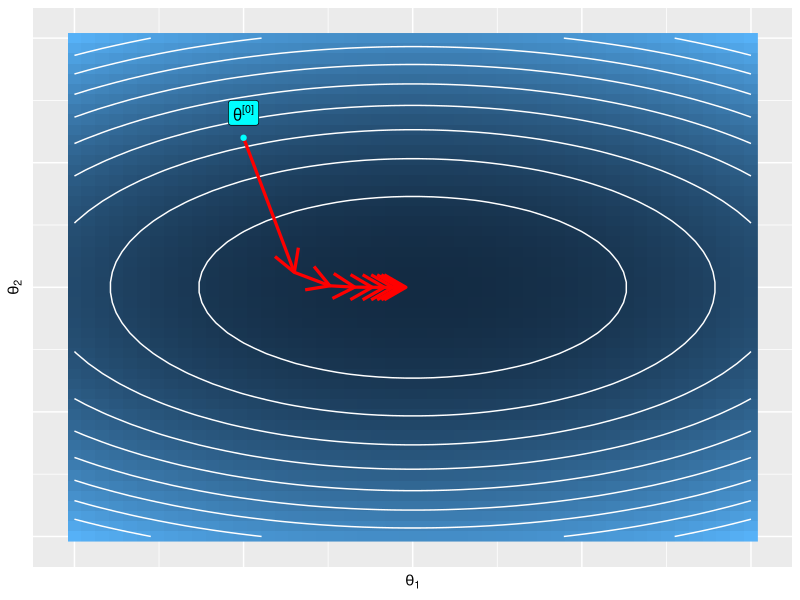
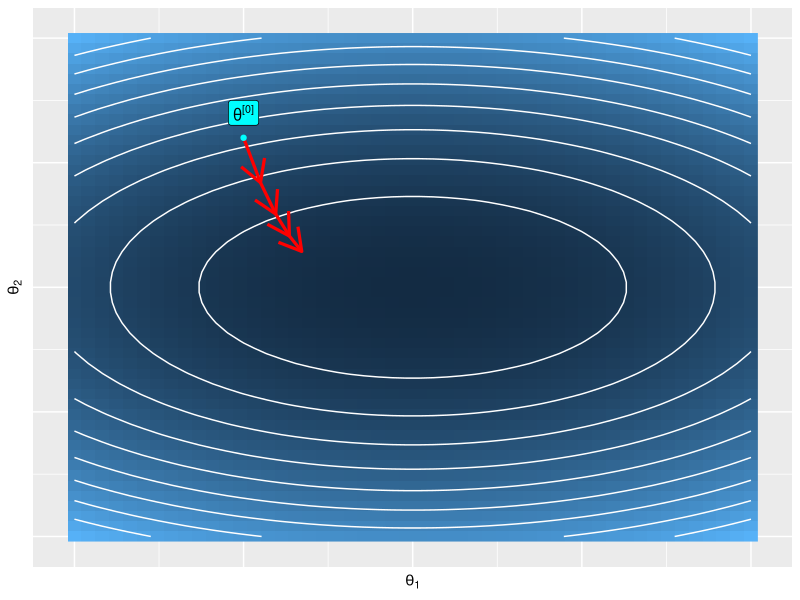
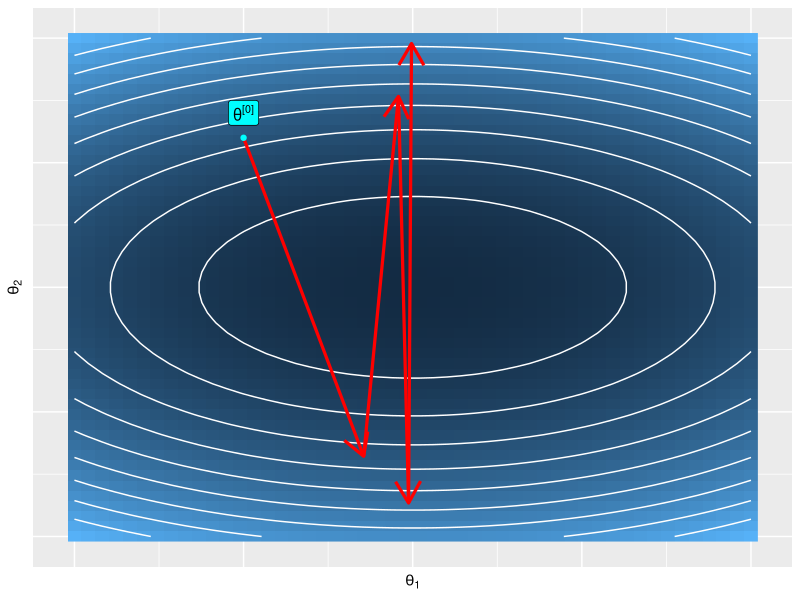

These figures' R source, in order:
library(ggplot2)

R <- function(x) (x[1]^2 + 3*x[2]^2)
d_R <- function(x) c(2*x[1], 6*x[2])

d = 50

theta_1 <- seq(-5, 5, length.out = d)
theta_2 <- seq(-5, 5, length.out = d)
thetas <- as.data.frame(expand.grid(x = theta_1, y = theta_2))
thetas$R <- apply(thetas, 1,function(theta) R(theta)) 


alpha_plot <- function(alpha, n){

  theta_0 <- c(-2.5, 3)
  theta_i <- theta_0
  theta_trace <- theta_i
  
  for(i in seq(n)){
    theta_i_n <- theta_i - alpha * d_R(theta_i)
    theta_trace <- rbind(theta_trace, theta_i_n)
    theta_i <- theta_i_n
  }
  
  p <- ggplot(thetas, aes(x=x, y=y)) + 
    geom_raster(aes(fill=R)) +
    geom_contour(aes(z=R), colour="white")+
    xlab(expression(theta[1])) +
    ylab(expression(theta[2])) +
    theme(axis.ticks = element_blank(),
          axis.text = element_blank(),
          legend.position = "none") 
  
  for (i in seq(n-1)){
    p <- p +   geom_path(data=as.data.frame(theta_trace[i:(i+1),]), aes(x=V1, y=V2), colour="red", arrow = arrow(),
                         size=1.1)
  }
  p +   annotate("label", label=expression(theta^{"["*0*"]"}), x=theta_0[1], y=theta_0[2]+0.5, fill="cyan") +
    geom_point(data=as.data.frame(t(theta_0)), aes(x=V1, y=V2), colour="cyan") 

}

ggsave(filename = "../figure/grad_desc_alpha1.pdf", 
       plot = alpha_plot(0.15, 10), 
       width = 8, height = 8, units = "cm")
ggsave(filename = "../figure/grad_desc_alpha2.pdf", 
       plot = alpha_plot(0.05, 5), 
       width = 8, height = 8, units = "cm")
ggsave(filename = "../figure/grad_desc_alpha3.pdf", 
       plot = alpha_plot(0.355, 5), 
       width = 8, height = 8, units = "cm")
